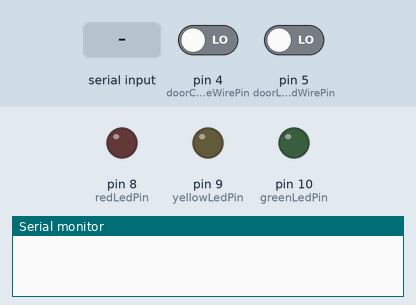
Bench run of a sketch on a simulated Arduino Uno, built with avr-gcc and run on an emulated ATmega328P. Shown: output pins drawn as LEDs (lit = HIGH), the last lines printed to the serial monitor. The test bench sets the inputs (shaded band); at power-on: pin 4 (doorCloseWirePin) LOW, pin 5 (doorLockedWirePin) LOW. The modem accepts every AT command (registered, SIM ready, sends succeed) and sends nothing else.

Above: at 0.8 s.
0.9 s: "1" received over the second serial link
At 31.4 s:
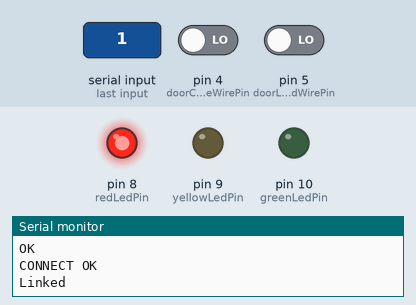
Timing chart, 0 to 31.7 s (numbered marks = the images above; inputs shaded):
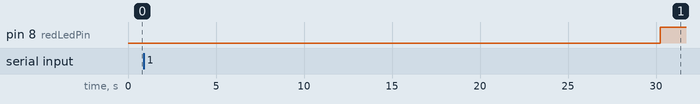

The sketch:

HouseLog.ino
```cpp
#include <SoftwareSerial.h>

const String ssid = "Freebox-titi";
const String pass = "CC778B13E0";
const int port = 80;
SoftwareSerial ESP8266(2, 3);

const int doorCloseWirePin = 4;
const int doorLockedWirePin = 5;

const int redLedPin = 8;
const int yellowLedPin = 9;
const int greenLedPin = 10;

enum states {
  OPEN = 0,
  CLOSED = 1,
  LOCKED = 2
};

int doorState = 0;

void sendESP8266(String commande)
{
  ESP8266.println(commande);
}

void getESP8266(const int timeout)
{
  String res = "";
  long int time = millis();
  while( (time+timeout) > millis())
    while(ESP8266.available())
      res += (char)ESP8266.read();
  Serial.println(res);
}

void add_door()
{
  ESP8266.println("add_door {\"username\":\"bob\",\"name\":\"porte\",\"position\":\"salon\",\"status\":\"close\" }");
}

void initEsp8266()
{
  ESP8266.begin(9600);
  sendESP8266("AT+RST");
  getESP8266(2000);
  sendESP8266("AT+CWMODE=3");
  getESP8266(5000);
  sendESP8266("AT+CWJAP=\""+ ssid + "\",\"" + pass +"\"");
  getESP8266(10000);
  sendESP8266("AT+CIFSR");
  getESP8266(1000);
  sendESP8266("AT+CIPMUX=1");
  getESP8266(1000);
  sendESP8266("AT+CIPSERVER=1,80");
  getESP8266(1000);
  sendESP8266("AT+CIPSTART: \"TCP\",\"192.168.0.49\",80");
  getESP8266(10000);
  add_door();
}

void setup(void) {
  Serial.begin(9600);
  initEsp8266();

  pinMode(doorCloseWirePin, INPUT);
  pinMode(doorLockedWirePin, INPUT);

  pinMode(redLedPin, OUTPUT);
  pinMode(yellowLedPin, OUTPUT);
  pinMode(greenLedPin, OUTPUT);

  digitalWrite(redLedPin, HIGH);
}

bool continuityStatus(int pin)
{
  return (digitalRead(pin) == HIGH);
}

void turnOffLeds(void)
{
  digitalWrite(redLedPin, LOW);
  digitalWrite(yellowLedPin, LOW);
  digitalWrite(greenLedPin, LOW);
}

void lightLeds(int doorState)
{
  turnOffLeds();
  switch (doorState) {
    case OPEN:
      digitalWrite(redLedPin, HIGH);
      break;
    case CLOSED:
      digitalWrite(yellowLedPin, HIGH);
      break;
    case LOCKED:
      digitalWrite(greenLedPin, HIGH);
      break;
  }
}

void sendData(int state)
{
  if (state == OPEN)
    ESP8266.println("update_door {\"username\":\"bob\",\"name\":\"porte\",\"position\":\"salon\",\"status\":\"open\"}");
  else if (state == CLOSED)
    ESP8266.println("update_door {\"username\":\"bob\",\"name\":\"porte\",\"position\":\"salon\",\"status\":\"close\"}");
  else
    ESP8266.println("update_door {\"username\":\"bob\",\"name\":\"porte\",\"position\":\"salon\",\"status\":\"locked\"}");
  getESP8266(500);
}

void loop() {
  int doorState = 0;
  doorState = digitalRead(doorCloseWirePin) ? CLOSED : OPEN;
  doorState = digitalRead(doorLockedWirePin) ? LOCKED : doorState;

  lightLeds(doorState);
  sendData(doorState);
}
```
